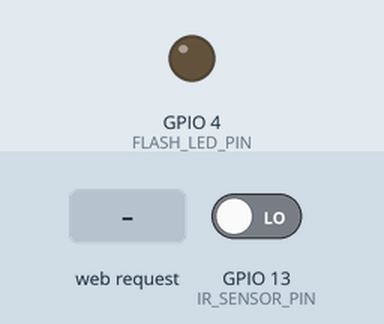
A sketch run on a simulated ESP32. On the bench: output pins drawn as LEDs (lit = HIGH). The inputs (shaded band) are chosen by the test bench; at power-on: GPIO 13 (IR_SENSOR_PIN) LOW. WiFi joins after 1.5 s; servers stay silent unless stated; the camera gives no picture; what the sketch prints to the serial monitor is not drawn.

Above: at 3.0 s.
3.1 s: HTTP request GET /capture received
At 3.18 s:
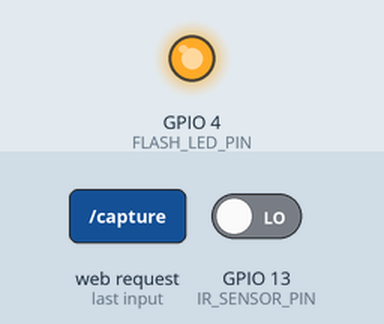
4.7 s: GPIO 13 (IR_SENSOR_PIN) driven HIGH
Timing chart, 0 to 7.7 s (numbered marks = the images above; inputs shaded):
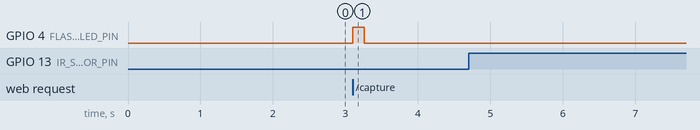

The sketch:

SmartGuard_ESP32CAM.ino
```cpp
/*
 * SmartGuard: Contactless Doorbell with Intelligent Visitor Monitoring
 * Firmware: ESP32-CAM (AI-Thinker OV2640) + IR Sensor (GPIO 13)
 * College Project Prototype Firmware
 */

#include "esp_camera.h"
#include <WiFi.h>
#include <WebServer.h>

// Wi-Fi Credentials
const char* ssid = "YOUR_WIFI_SSID";
const char* password = "YOUR_WIFI_PASSWORD";

// Hardware Pin Definitions for AI-Thinker ESP32-CAM
#define PWDN_GPIO_NUM     32
#define RESET_GPIO_NUM    -1
#define XCLK_GPIO_NUM      0
#define SIOD_GPIO_NUM     26
#define SIOC_GPIO_NUM     27
#define Y9_GPIO_NUM       35
#define Y8_GPIO_NUM       34
#define Y7_GPIO_NUM       39
#define Y6_GPIO_NUM       36
#define Y5_GPIO_NUM       21
#define Y4_GPIO_NUM       19
#define Y3_GPIO_NUM       18
#define Y2_GPIO_NUM        5
#define VSYNC_GPIO_NUM    25
#define HREF_GPIO_NUM     23
#define PCLK_GPIO_NUM     22

// IR Proximity Sensor Input Pin
#define IR_SENSOR_PIN     13
#define FLASH_LED_PIN      4

WebServer server(80);

void handleStatus() {
  int irState = digitalRead(IR_SENSOR_PIN);
  String json = "{";
  json += "\"status\":\"online\",";
  json += "\"irTriggered\":" + String(irState == HIGH ? "true" : "false") + ",";
  json += "\"rssi\":" + String(WiFi.RSSI()) + ",";
  json += "\"ip\":\"" + WiFi.localIP().toString() + "\"";
  json += "}";
  server.sendHeader("Access-Control-Allow-Origin", "*");
  server.send(200, "application/json", json);
}

void handleCapture() {
  digitalWrite(FLASH_LED_PIN, HIGH);
  delay(100);
  camera_fb_t * fb = esp_camera_fb_get();
  digitalWrite(FLASH_LED_PIN, LOW);

  if (!fb) {
    server.send(500, "text/plain", "Camera capture failed");
    return;
  }

  server.sendHeader("Access-Control-Allow-Origin", "*");
  server.sendHeader("Content-Disposition", "inline; filename=capture.jpg");
  server.send_P(200, "image/jpeg", (const char *)fb->buf, fb->len);
  esp_camera_fb_return(fb);
}

void setup() {
  Serial.begin(115200);
  pinMode(IR_SENSOR_PIN, INPUT);
  pinMode(FLASH_LED_PIN, OUTPUT);
  digitalWrite(FLASH_LED_PIN, LOW);

  // Configure Camera Parameters
  camera_config_t config;
  config.ledc_channel = LEDC_CHANNEL_0;
  config.ledc_timer = LEDC_TIMER_0;
  config.pin_d0 = Y2_GPIO_NUM;
  config.pin_d1 = Y3_GPIO_NUM;
  config.pin_d2 = Y4_GPIO_NUM;
  config.pin_d3 = Y5_GPIO_NUM;
  config.pin_d4 = Y6_GPIO_NUM;
  config.pin_d5 = Y7_GPIO_NUM;
  config.pin_d6 = Y8_GPIO_NUM;
  config.pin_d7 = Y9_GPIO_NUM;
  config.pin_xclk = XCLK_GPIO_NUM;
  config.pin_pclk = PCLK_GPIO_NUM;
  config.pin_vsync = VSYNC_GPIO_NUM;
  config.pin_href = HREF_GPIO_NUM;
  config.pin_sscb_sda = SIOD_GPIO_NUM;
  config.pin_sscb_scl = SIOC_GPIO_NUM;
  config.pin_pwdn = PWDN_GPIO_NUM;
  config.pin_reset = RESET_GPIO_NUM;
  config.xclk_freq_hz = 20000000;
  config.pixel_format = PIXFORMAT_JPEG;
  config.frame_size = FRAMESIZE_UXGA; // 1600x1200
  config.jpeg_quality = 10;
  config.fb_count = 2;

  // Initialize Camera
  esp_err_t err = esp_camera_init(&config);
  if (err != ESP_OK) {
    Serial.printf("Camera init failed with error 0x%x", err);
    return;
  }

  // Connect to Wi-Fi
  WiFi.begin(ssid, password);
  while (WiFi.status() != WL_CONNECTED) {
    delay(500);
    Serial.print(".");
  }

  Serial.println("\nWiFi connected.");
  Serial.print("ESP32-CAM IP Address: http://");
  Serial.println(WiFi.localIP());

  // Setup REST Endpoints
  server.on("/status", HTTP_GET, handleStatus);
  server.on("/capture", HTTP_GET, handleCapture);
  server.begin();
  Serial.println("HTTP Server active on port 80.");
}

void loop() {
  server.handleClient();

  // Continuous Contactless IR Sensor Polling
  if (digitalRead(IR_SENSOR_PIN) == HIGH) {
    Serial.println("[IR] Visitor detected at doorstep!");
    delay(1000); // Debounce
  }
}
```

Measured:
- after the input at 3.1 s, GPIO 4 (FLASH_LED_PIN): LOW → HIGH at once, → LOW 0.16 s later
- after the input at 4.7 s, every drawn part: stays the same
